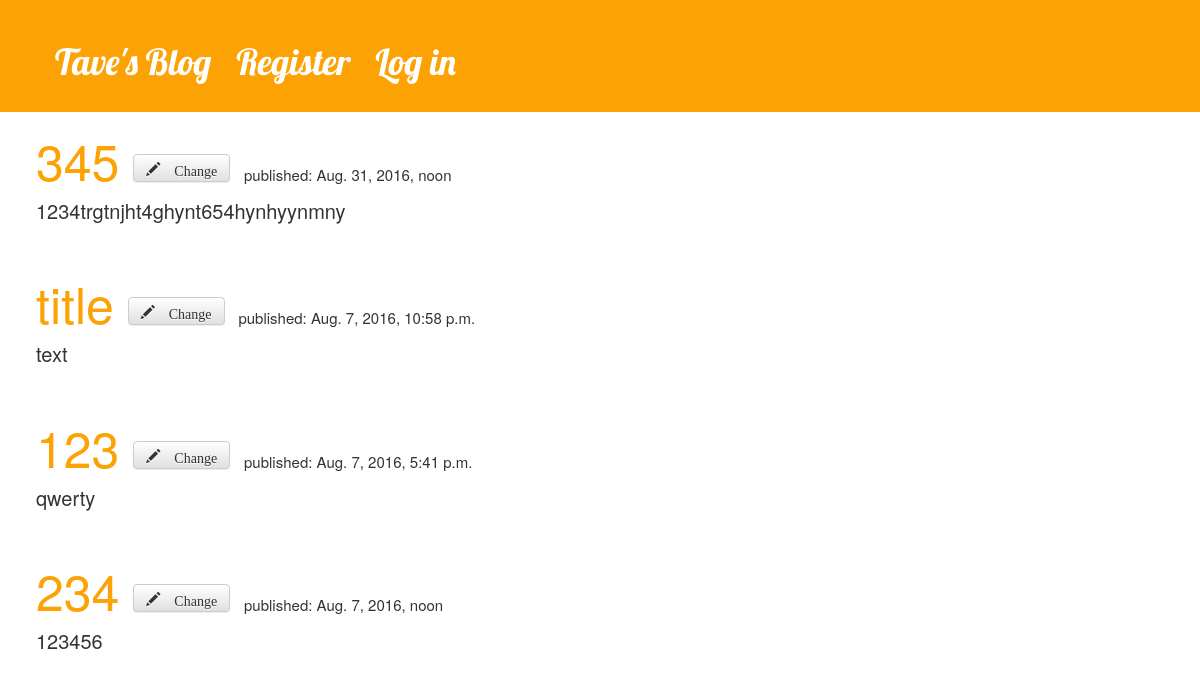
The page /blog/ on the database as committed earlier.
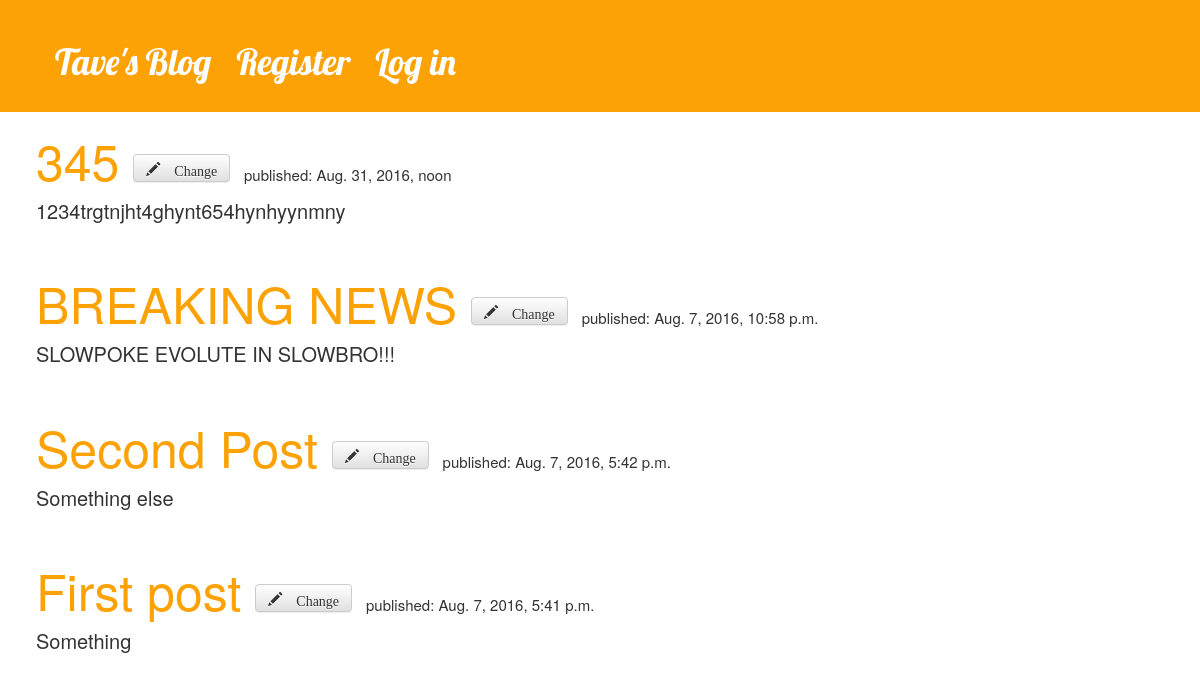
The same page on the database as committed later.
### blog/models.py (models this page shows, shortened)
class Post(models.Model):
    author = models.ForeignKey('auth.User')
    title = models.CharField(max_length=200)
    text = models.TextField()
    created_date = models.DateTimeField(default=timezone.now)
    published_date = models.DateTimeField(blank=True, null=True)

### blog/views.py (the view)
def blog_page(request):
    posts = Post.objects.filter(published_date__lte=timezone.now()).order_by('-published_date')
    return render(request, 'blog/blog_page.html', {"posts": posts})

### blog/templates/blog/blog_page.html
{% extends 'blog/base.html' %}
{% block content %}
    {% for post in posts %}
        <h1 class="post_title">
            <a href="{% url 'post_detail' pk=post.pk %}">{{ post.title }}</a>
            <a class="btn btn-default" href="{% url 'post_edit' pk=post.pk %}">
                <span class="glyphicon glyphicon-pencil">
                    Change
                </span>
            </a>
            <span class="published">published: {{ post.published_date }}</span>
        </h1>
        <p class="text">{{ post.text }} </p>
        <br>
    {% endfor %}
{% endblock content %}

Rows that differ between the two databases and show on the page:
changed Post: title "title" → "BREAKING NEWS"; text "text" → "SLOWPOKE EVOLUTE IN SLOWBRO!!!"
changed Post: title "234" → "Second Post"; published_date "Aug. 7, 2016, noon" → "Aug. 7, 2016, 5:42 p.m."; text "123456" → "Something else"; moves up the list
changed Post: title "123" → "First post"; text "qwerty" → "Something"
